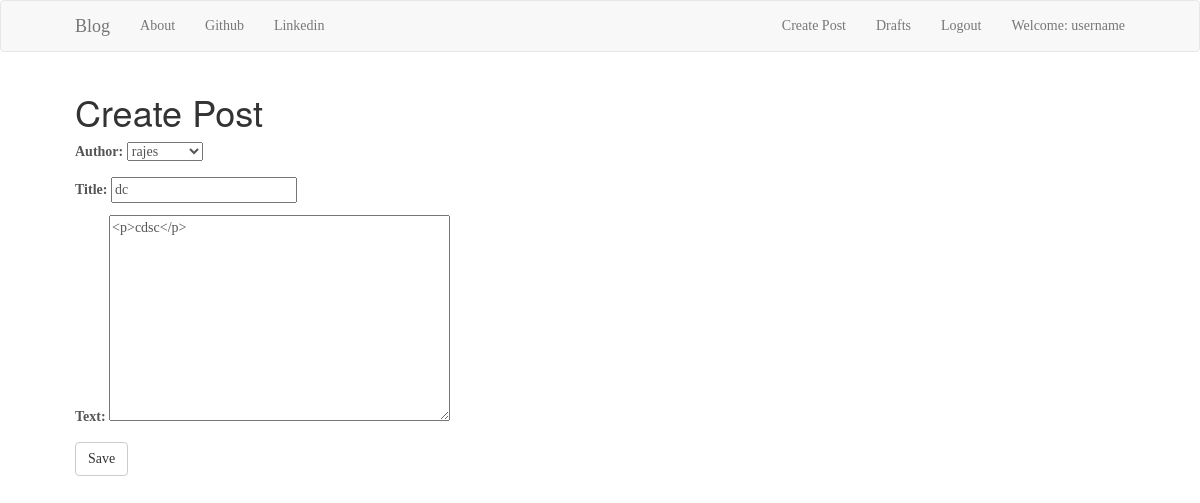
Screenshot of /post/9/edit/ (signed in) with the database file from the repository.
### blog/models.py (models this page shows, shortened)
class Post(models.Model):
    author = models.ForeignKey('auth.User')
    title = models.CharField(max_length=200)
    text = models.TextField()
    created_date = models.DateTimeField(default=timezone.now)
    published_date = models.DateTimeField(blank=True, null=True)

### blog/views.py (the view)
# urls.py: url(r'^post/(?P<pk>\d+)/edit/$', views.PostUpdateView.as_view(), name='post_edit'),
class PostUpdateView(LoginRequiredMixin,UpdateView):
    login_url = '/login/'
    redirect_field_name = 'blog/post_detail.html'
    form_class = PostForm
    model = Post

### blog/forms.py
class PostForm(forms.ModelForm):
    class Meta:
        model = Post
        fields = ('author','title', 'text',)
        widgets = {
            'title': forms.TextInput(attrs={'class': 'textinputclass'}),
            'text': forms.Textarea(attrs={'class': 'editable medium-editor-textarea postcontent'}),
        }

### blog/templates/blog/post_form.html (shortened to what this page needs)
<!DOCTYPE html>
{% extends "blog/base.html" %}
{% block content %}
<h1> Create Post</h1>
<form class="post-form" method="POST">
    {{form.as_p}}
    <button type="submit" class="save btn btn-default" name="button">Save</button>
</form>
{% endblock %}

### blog/templates/blog/base.html (shortened to what this page needs)
<!DOCTYPE html>
{% load staticfiles %}
<html lang="en">
<head>
    <link href="https://maxcdn.bootstrapcdn.com/bootstrap/3.3.7/css/bootstrap.min.css" rel="stylesheet">
    <link rel="stylesheet" href="//cdn.jsdelivr.net/medium-editor/latest/css/medium-editor.min.css" type="text/css" media="screen" charset="utf-8">
    <link rel="stylesheet" href="/css/blog.css">
</head>
<body>
    <nav class="navbar navbar-default myfont custom-navbar navbar-dark bg-dark">
        <div class="container">
            <ul class="nav navbar-nav">
            <li><a class="navbar-brand bigbrand" href="{% url 'post_list' %}" >Blog</a></li>
            <li><a href="{% url 'about'%}">About</a></li>
            <li><a href="https://www.github.com/rrvanga" target="_blank">Github</a></li>
            <li><a href="https://www.linkedin.com/in/rajeshvanga/" target="_blank">Linkedin</a></li>
            </ul>
            <ul class='nav navbar-nav navbar-right'>
                {% if user.is_authenticated %}
                <li>
                    <a href="{% url 'post_new'%}">Create Post</a>
                </li>
                <li>
                    <a href="{% url 'post_draft_list'%}">Drafts</a>
                </li>
                <li>
                    <a href="{% url 'logout'%}">Logout</a>
                </li>
                <li>
                    <a> Welcome: {{ user.username }}</a>
                </li>
                {% else %}
                <li><a class="nav navbar-right" href="{% url 'login'%}"><span class="glyphicon glyphicon-user"></span></a> </li>
                {% endif %}
            </ul>
        </div>
    </nav>
<div class="content container">
    <div class="row">
        <div class="col-md-8">
            <div class="blog_posts">
                {%block content %}
                {% endblock %}
            </div>
        </div>
    </div>
</div>
</body>
</html>

### blog/static/css/blog.css (style rules this page uses)
@media (min-width: 48em) { html { font-size: 18px; } }
body { font-family: Georgia, "Times New Roman", Times, serif; color: #555; }
h1, .h1, h2, .h2, h3, .h3, h4, .h4, h5, .h5, h6, .h6 { font-family: "Helvetica Neue", Helvetica, Arial, sans-serif; font-weight: normal; color: #333; }
.container { max-width: 60rem; }

### rows the page displays
Post: author "rajes", title "dc", text "<p>cdsc</p>"

### other values shown
{{ user.username }} "username"
